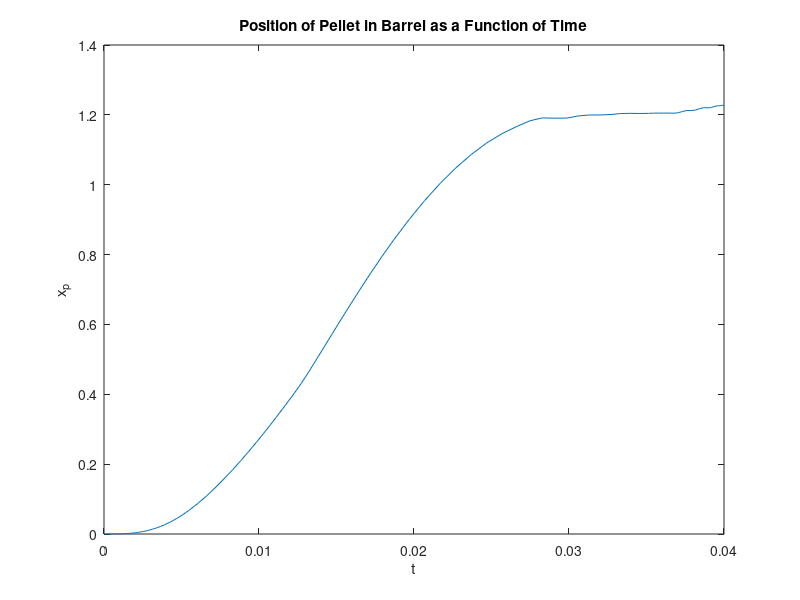
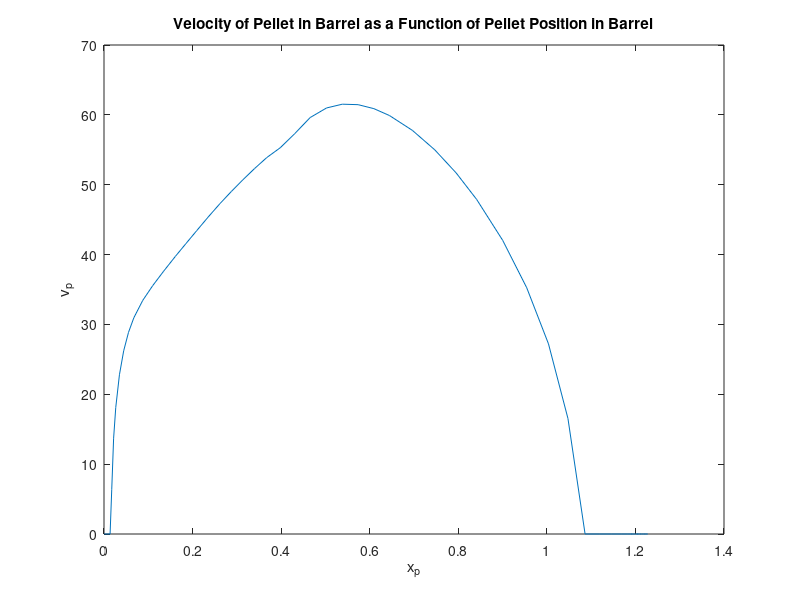
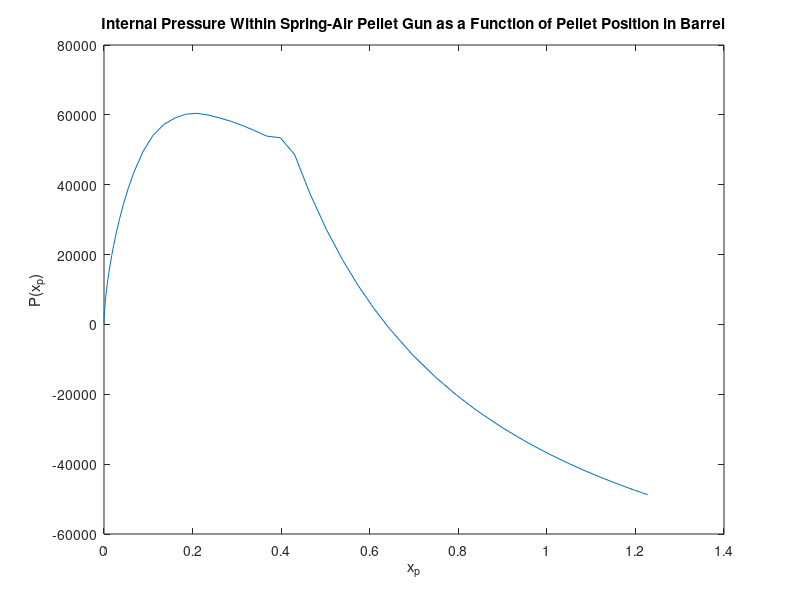

MATLAB code for these plots, in order:
function y = comptonSim %Allows M-file to be called as a function in MATLAB

%Imput Specific Design Values
global m_p m_s r_piston c R f_e mu I_p g P_o V_o k x_s_f x_s_o R_angle

m_p = 0.0012; %mass of pellet ( kg )
m_s = 0.039; %mass of spring piston + 1/3 spring mass ( kg )
r_piston = 0.034798/2; %radius of spring piston in air gun ( m )
c = 0.013; %caliber ( m )
R = 0; %twist rate of rifling ( 1/m )
f_e = 15; %experimentally quantified elastic compression friction force for pellet-style ( N )
mu = .3; %kinetic coeficient of friction between pellet and barrel materials
I_p = 0.0000000216; %mass moment of inertia of pellet along its lognitudinal central axis ( kg*m^2 )
g = 9.801; %force of local gravitational feild (use standard earth value for analysis) ( m/(kg*s^2) )
P_o = 1.013*10^5; %local atmospheric pressure (normally set at see level for analysis) ( Pa )
V_o = 0.00008455; %Volume of air in cylinder when the air gun is "cocked" ( m^3 )
k = 679.5; %spring constant ( N/m )
x_s_f = 0.192198; %compression of spring assembly after cocking ( m )
x_s_o = 0.103298 ; %compression of spring assembly before cocking ( m )
barrel_length = 0.5; % ( m )
R_angle = atan(R*(pi*c)); %Twist angle of Rifling Formula -- Don't Change Formula !!!

%First solve the initial value problem using "ode45"
tspan=[0,0.04];x0=[0;0]; %Time Span ( tspan ) may have to be increased or decreased for different models
[t,x] = ode45(@problem_func,tspan,x0);
x(:,1) = real((x(:,1) + ((x_s_f-x_s_o)-x(:,1)).*(x(:,1) >= (x_s_f-x_s_o))));x(:,2) = real(x(:,2));

%Make a plot for (t,x_p)
plot(t,x(:,2))
xlabel('t')
ylabel('x_p')
title('Position of Pellet in Barrel as a Function of Time')
shg

pause

%Next make a plot for (x_p,v_p)
vel_s = real((x(:,1)<(x_s_f-x_s_o)).*(k.*(x_s_f - x(:,1)) - ( (pi.*r_piston^2.*P_o.*V_o)
./(V_o - pi.*r_piston.^2.*x(:,1) + (pi./4).*c.^2.*x(:,2)) ) + pi.*r_piston.^2.*P_o).*((t)./(m_s)));
vel_p = real(sqrt( (SpringEnergy(x(:,1)) - BoreFriction(x(:,1),x(:,2))
- EnergyStoredInCompressedGas(x(:,1),x(:,2)) - (1./2).*m_s.*(max(vel_s)).^2 )
./(m_p + 4.*I_p.*pi.^2.*R.^2)));
figure
plot(x(:,2),vel_p)
xlabel('x_p')
ylabel('v_p')
title('Velocity of Pellet in Barrel as a Function of Pellet Position in Barrel')
shg

pause

%Next make a plot for (x_p,P(x_p))
Pres = ( (P_o.*V_o)./(V_o - pi.*r_piston.^2.*x(:,1) + (pi./4).*c.^2.*x(:,2)) ) - P_o;
figure
plot(x(:,2),Pres)
xlabel('x_p')
ylabel('P(x_p)')
title('Internal Pressure Within Spring-Air Pellet Gun as a Function of Pellet Position in Barrel')
shg

%Find and display the muzzle velocity ( m/s )
[p8,p8s,p8mu] = polyfit(x(:,2),vel_p,8);
muzzle_velocity = polyval(p8,barrel_length,p8s,p8mu)

%Find and display the muzzle energy ( J )
muzzle_energy = (m_p + 4.*I_p.*pi.^2.*R.^2).*(muzzle_velocity).^2

%Find and display the Maximum Internal Pressure Within Spring-Air Pellet Gun ( Pa )
max_pressure = max(abs(Pres))
%sub-function Library for this file

%Preliminary Functions

function f1 = SpringEnergy(x_s)
global m_p m_s r_piston c R f_e mu I_p g P_o V_o k x_s_f x_s_o R_angle;
f1 = k.*(x_s_f.*x_s - (1./2).*x_s.^2);

function f2 = SimpleGravitationalFriction(x_p)
global m_p m_s r_piston c R f_e mu I_p g P_o V_o k x_s_f x_s_o R_angle;
f2 = m_p.*g.*mu.*x_p;

function f4 = LognitudinalRiflingFriction(x_s,x_p)
global m_p m_s r_piston c R f_e mu I_p g P_o V_o k x_s_f x_s_o R_angle;
f4 = (( (4.*I_p.*R.*pi.*mu.*P_o.*V_o)./(m_p.*c.*(cos(R_angle) + mu.*sin(R_angle))) )
.*log(V_o - pi.*r_piston.^2.*x_s + (1./4).*pi.*c.^2.*x_p) - ( (I_p.*R.*pi.^2.*mu.*c.*P_o.*x_p)
./(m_p.*(cos(R_angle) + mu*sin(R_angle))) ));

function f5 = ElasticCompressionFriction(x_p)
global m_p m_s r_piston c R f_e mu I_p g P_o V_o k x_s_f x_s_o R_angle;
f5 = f_e.*mu.*x_p;

function f6 = BoreFriction(x_s,x_p)
global m_p m_s r_piston c R f_e mu I_p g P_o V_o k x_s_f x_s_o R_angle;
f6 = SimpleGravitationalFriction(x_p) + ElasticCompressionFriction(x_p) + LognitudinalRiflingFriction(x_s,x_p);

function f7 = EnergyStoredInCompressedGas(x_s,x_p)
global m_p m_s r_piston c R f_e mu I_p g P_o V_o k x_s_f x_s_o R_angle;
f7 = P_o.*(( (V_o.^2)./(V_o - pi.*r_piston.^2.*x_s + (pi./4).*c.^2.*x_p) ) - V_o - pi.*r_piston.^2.*x_s
+ (pi./4).*c.^2.*x_p);

%Primary ODE system of two linear equations function
function velocity = problem_func(t,x )
global m_p m_s r_piston c R f_e mu I_p g P_o V_o k x_s_f x_s_o R_angle;
%Initialize for a system of ODEs
velocity = zeros(2,1);
%system of two first order ODEs
velocity(1)=(x(1)<(x_s_f-x_s_o)).*(k.*(x_s_f - (x(1) + ((x_s_f-x_s_o)-x(1)).*(x(1) >= (x_s_f-x_s_o))))
- ( (pi.*r_piston^2.*P_o.*V_o)./(V_o - pi.*r_piston.^2.*(x(1) + ((x_s_f-x_s_o)-x(1)).*(x(1)
>= (x_s_f-x_s_o))) + (pi./4).*c.^2.*x(2)) ) + pi.*r_piston.^2.*P_o).*((t)./(m_s));
velocity(2)=sqrt( (SpringEnergy((x(1) + ((x_s_f-x_s_o)-x(1)).*(x(1) >= (x_s_f-x_s_o)))) - BoreFriction((x(1)
+ ((x_s_f-x_s_o)-x(1)).*(x(1) >= (x_s_f-x_s_o))),x(2)) - EnergyStoredInCompressedGas((x(1)
+ ((x_s_f-x_s_o)-x(1)).*(x(1) >= (x_s_f-x_s_o))),x(2)) - (1./2).*m_s.*(max(velocity(1))).^2 )
./(m_p + 4.*I_p.*pi.^2.*R.^2) );
